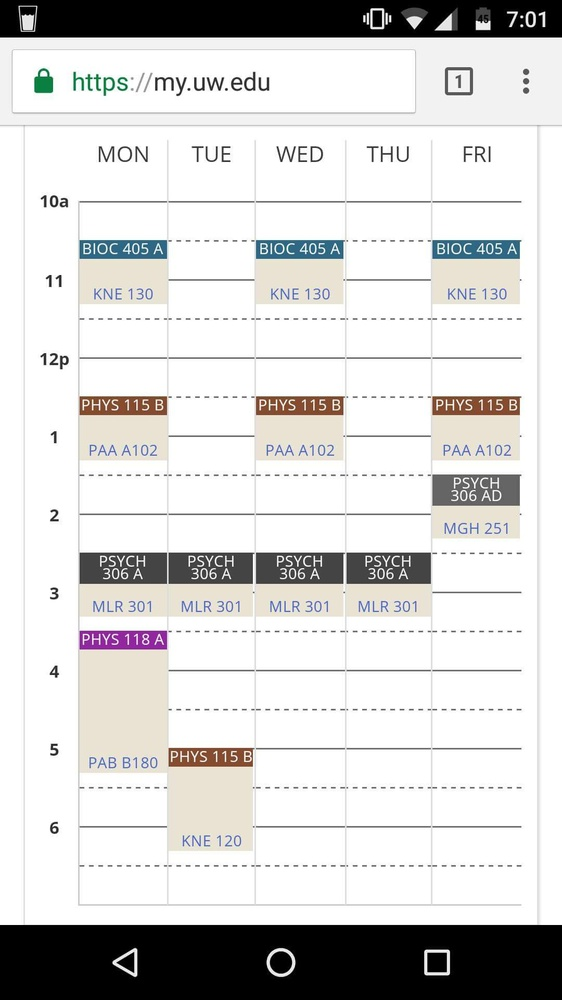
//> input picture opencv/opencv-test/data/schedule.jpg, 562 x 1000 px, shrunk from 1080 x 1920 before the run
$ ./Source   (built with g++ and OpenCV 4)
//> lines starting //> are read from the running program, lines starting //| are printed output that depends on the picture; after the words box and inside, x2 and y2 are one past the last pixel; in counts of white or black regions, pixels touching at a corner belong together
#include "opencv2/imgcodecs.hpp"
#include "opencv2/highgui/highgui.hpp"
#include "opencv2/imgproc/imgproc.hpp"

#include <iostream>
#include <fstream>
#include <unordered_map>
#include <functional>

using namespace cv;
using namespace std;

#define THRESHOLD			15
#define IN_THRESH(x,y)		abs((x) - (y)) < THRESHOLD
#define RANGE_THRESH		30

void drawLine(Mat m, Vec4i line, Scalar color) {
	cv::line(m, Point(line[0], line[1]), Point(line[2], line[3]), color, 3, LINE_AA);
}

Vec4i findLeftEdge(vector<Vec4i> lines, size_t width) {
	vector<Vec4i> desiredLines = vector<Vec4i>();

	// Only verticals on the left quarter of the image
	for (auto line : lines) {
		if (IN_THRESH(line[0], line[2]) && (line[0] < width / 4) && (line[2] < width / 4)) {
			desiredLines.push_back(line);
		}
	}

	Vec4i rightLine = { -1, -1, -1, -1 };

	// Now we want the farthest right but also the longest one
	if (desiredLines.size() > 0) {
		rightLine = desiredLines[0];

		// pick the farthest right
		for (auto l : desiredLines) {
			if (l[0] > rightLine[0]) {
				rightLine = l;
			}
		}

		// choose the longest
		for (auto l : desiredLines) {
			if (IN_THRESH(l[0], rightLine[0])) {
				if ((abs(l[3] - l[1]) > abs(rightLine[3] - rightLine[1]))) {
					rightLine = l;
				}
			}
		}
	}
	return rightLine;
}

Vec4i findTopEdge(vector<Vec4i> lines, Vec4i leftEdge) {
	Vec4i topEdge = { -1, -1, -1, -1 };

	// Find the longest line that shares a point with the left edge
	for (size_t i = 0; i < lines.size(); i++) {
		Vec4i l = lines[i];
		// Horizontal?
		if (IN_THRESH(l[1], l[3])) {
			// Shares point?
			if (IN_THRESH(l[0], leftEdge[2]) && IN_THRESH(l[1], leftEdge[3])) {
				// Is longest?
				if (topEdge[0] >= 0) {
					if (abs(topEdge[2] - topEdge[0]) < abs(l[2] - l[0])) {
						topEdge = l;
					}
				}
				else {
					topEdge = l;
				}
			}
		}
	}

	return topEdge;
}

vector<Vec2i> contoursToRanges(vector<vector<Point>> contours) {
	vector<Vec2i> ranges;
	for (vector<Point> contour : contours) {
		std::sort(contour.begin(), contour.end(), [](Point a, Point b) {
			return a.y < b.y;
		});
		Vec2i range = { contour.front().y, contour.back().y };
		ranges.push_back(range);
	}
	return ranges;
}

uint32_t getHourHeight(Mat timeline) {
	Mat edges;
	Canny(timeline, edges, 50, 200);
	vector<vector<Point>> contours;
	findContours(edges, contours, CV_RETR_LIST, CV_CHAIN_APPROX_SIMPLE);

	// - Go through each of the contours and convert them into high and low Y values
	vector<Vec2i> ranges = contoursToRanges(contours);

	std::sort(ranges.begin(), ranges.end(), [](Vec2i a, Vec2i b) {
		if (a[0] == b[0]) {
			return a[1] < b[1];
		}
		return a[0] < b[0];
	});

	// - Attempt to normalize and combine each of the vertical ranges and eliminate non-timeline elements
	Mat rangesMat = Mat::zeros(edges.size(), CV_8UC3);
	vector<Vec2i> combinedRanges;
	Vec2i combinedRange = ranges[0];
	for (size_t i = 1; i < ranges.size(); i++) {
		Vec2i range = ranges[i];
		// If the range is already contained, no extension needed
		if (range[1] < combinedRange[1]) {
		}
		else if (range[0] < combinedRange[1]) {
			// the ranges overlap, but is it a stray random range?
			if (range[1] - combinedRange[1] < RANGE_THRESH) {
				// nah it's not random let's keep it
				combinedRange[1] = range[1];
			}
			else {
				// it's a stray range, ignore it
			}
		}
		else if (range[0] - combinedRange[1] < RANGE_THRESH) {
			// we extend even though it doesn't overlap
			combinedRange[1] = range[1];
		}
		else {
			// Move on in life
			combinedRanges.push_back(combinedRange);
			drawLine(rangesMat, Vec4i(50, combinedRange[0], 50, combinedRange[1]), Scalar(255, 255, 255));

			combinedRange = range;
		}
	}
	combinedRanges.push_back(combinedRange);
	drawLine(rangesMat, Vec4i(50, combinedRange[0], 50, combinedRange[1]), Scalar(255, 255, 255));

	// - Finally, average out the distances between consecutive contours (top value to top value) and use as hour height

	// Ignore the zeroeth range because that's the one cut in half
	uint32_t hourHeightSum = 0;
	for (size_t i = 1; i < combinedRanges.size() - 1; i++) {
		hourHeightSum += (combinedRanges[i + 1] - combinedRanges[i])[0];
	}

	return hourHeightSum / (combinedRanges.size() - 2);
}

void processDay(Mat daySchedule, uint32_t dayIndex, uint32_t hourHeight) {
	Mat dsGray = daySchedule;
	cvtColor(daySchedule, dsGray, CV_BGR2GRAY);

	// Threshold and cancel out inconsistencies in the left and right edges
	Mat thresh;
	threshold(dsGray, thresh, 240, 255, THRESH_BINARY_INV);
	rectangle(thresh, Point(0, 0), Point(thresh.cols / 10, thresh.rows), Scalar(0, 0, 0), CV_FILLED);
	rectangle(thresh, Point((int)(thresh.cols * 0.9), 0), Point(thresh.cols, thresh.rows), Scalar(0, 0, 0), CV_FILLED);

	// Find contours in the day's schedule
	vector<vector<Point>> contours;
	vector<Vec4i> hierarchy;
	findContours(thresh, contours, hierarchy, CV_RETR_EXTERNAL, CHAIN_APPROX_NONE);
	vector<Vec2i> ranges = contoursToRanges(contours);
	vector<Vec2i> classRanges;

	Mat contoursMat = Mat::zeros(thresh.size(), CV_8UC3);
	for (size_t i = 0; i < contours.size(); i++)
	{
		Vec2i range = ranges[i];

		// If range is big enough, draw it
		if (range[1] - range[0] > hourHeight / 6) {
			classRanges.push_back(range);

			Scalar color = Scalar(0, 255, 0);
			drawContours(contoursMat, contours, i, color, 10, 8, hierarchy, 0);
		}
	}
	imwrite("../data/contour" + to_string(dayIndex) + ".jpg", contoursMat);

	vector<Mat> classMats;
	// Extract the classes from daySchedule
	for (size_t i = 0; i < classRanges.size(); i++) {
		Vec2i range = classRanges[i];

		Mat classMat = daySchedule(Range(range[0], range[1]), Range(0, daySchedule.cols));
		imwrite("../data/" + to_string(dayIndex) + "-" + to_string(i) + ".jpg", classMat);
		classMats.push_back(classMat);
	}

	ofstream classFile;
	classFile.open(to_string(dayIndex) + ".txt");
	classFile << "Day " << dayIndex << endl;
	for (auto classMat : classMats) {
		// Convert Mat to text
	}
}

int main(int argc, char** argv)
{
	string filename = "../data/schedule.jpg";
	Mat src = imread(filename);
//> src is the input picture: 1000 rows x 562 cols, CV_8UC3; mean B, G, R 210.9, 212, 212.7
	if (src.empty())
	{
		cout << "can't open " << filename << endl;
		return -1;
	}

	// Convert to gray
	Mat gray = src;
	cvtColor(src, gray, COLOR_BGR2GRAY);
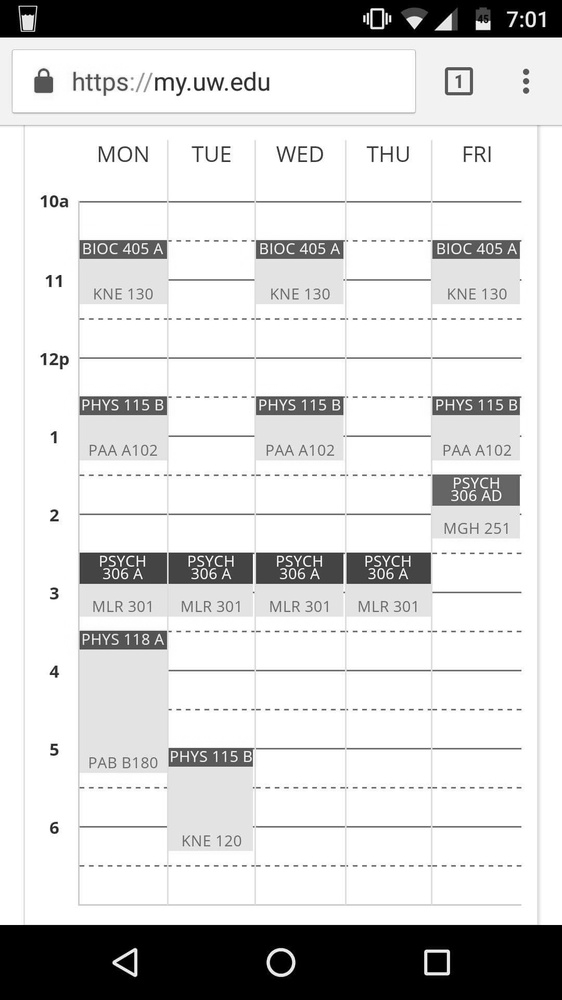
//> gray: 1000 rows x 562 cols, CV_8UC1; min 0, max 255, mean 212.1

	// Detect edges
	Mat edges;
	Canny(gray, edges, 50, 200);
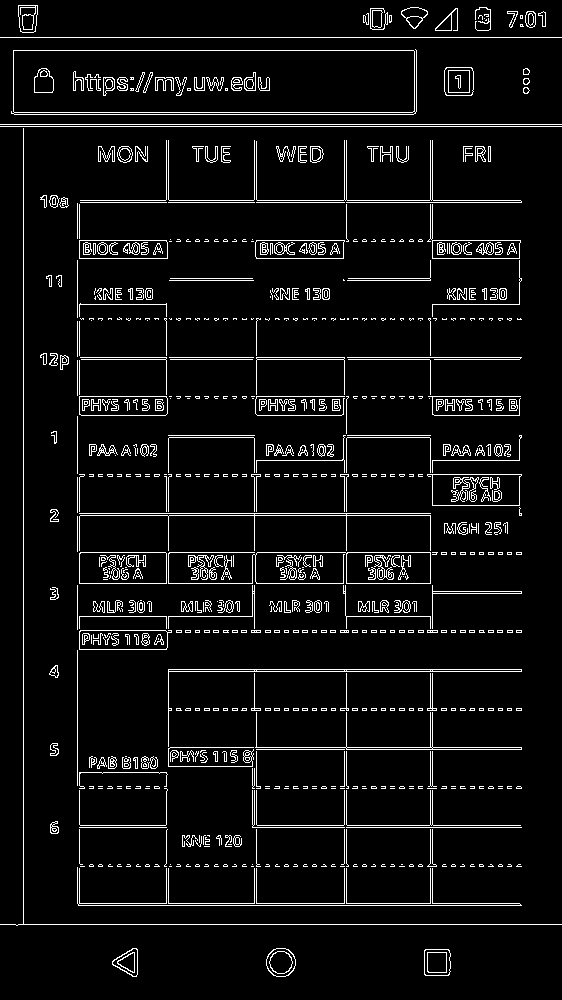
//> edges: 1000 rows x 562 cols, CV_8UC1; 6.1% white in thin lines or dots

	// Set up "output" matrix
	Mat output;
	// We want it BGR so that we can draw colored lines on it
	cvtColor(edges, output, COLOR_GRAY2BGR);
//> output: 1000 rows x 562 cols, CV_8UC3; 6.1% white in thin lines or dots

	// Detect lines from edges
	vector<Vec4i> lines;
	HoughLinesP(edges, lines, 1, CV_PI / 180, 50, 150, 10);
//> lines = 50 lines (x1, y1, x2, y2), first 8: [23, 924, 23, 112], [0, 126, 561, 126], [430, 905, 430, 669], [0, 124, 561, 124], [0, 37, 561, 37], [13, 50, 416, 50], [0, 924, 561, 924], [80, 357, 521, 357]

	// Find the left edge of our schedule area
	Vec4i leftEdge = findLeftEdge(lines, edges.cols);
//> the loop in findLeftEdge, `for (auto line : lines)` made 50 passes
//> line on passes 1 to 12: [23, 924, 23, 112], [0, 126, 561, 126], [430, 905, 430, 669], [0, 124, 561, 124], [0, 37, 561, 37], [13, 50, 416, 50], [0, 924, 561, 924], [80, 357, 521, 357], [78, 905, 521, 905], [80, 200, 520, 200], [80, 552, 521, 552], [346, 903, 346, 669]
//> in findLeftEdge, `rightLine = desiredLines[0];`: rightLine = [23, 924, 23, 112]
//> the loop in findLeftEdge, `for (auto l : desiredLines)` made 1 pass
//> leftEdge = [23, 924, 23, 112]
	if (leftEdge[0] < 0) {
		return -1;
	}
	drawLine(output, leftEdge, Scalar(0, 0, 255));
	cout << "Found left edge: " << leftEdge << endl;
//| Found left edge: [23, 924, 23, 112]

	// Find the top edge of our schedule area
	Vec4i topEdge = findTopEdge(lines, leftEdge);
//> the loop in findTopEdge, `for (size_t i = 0; i < lines.size(); i++)` made 50 passes
//> topEdge on pass 13: [11, 112, 415, 112]
//> topEdge = [11, 112, 415, 112]
	if (topEdge[0] < 0) {
		return -1;
	}
	drawLine(output, topEdge, Scalar(255, 0, 0));
//> call 2 of drawLine, with line = [11, 112, 415, 112], color = Scalar(255)
//> in drawLine (call 2), `cv::line(m, Point(line[0], line[1]), Point(line[2], line[3]), color, 3..`:
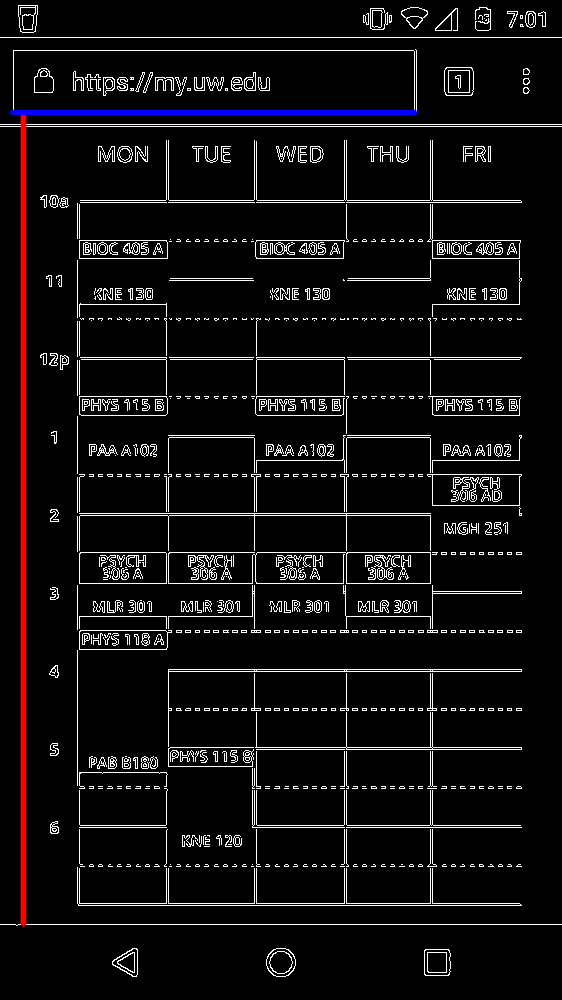
//> m: 1000 rows x 562 cols, CV_8UC3; mean B, G, R 15.7, 14.7, 16.7
	cout << "Found top edge: " << topEdge << endl;
//| Found top edge: [11, 112, 415, 112]

	// Cut out the part of the schedule we care about
	Mat sched = src(Range(leftEdge[3], leftEdge[1]), Range(topEdge[0], topEdge[2]));
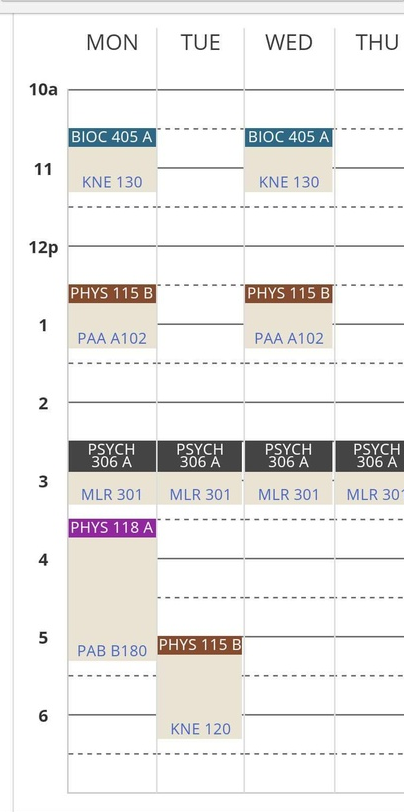
//> sched: 812 rows x 404 cols, CV_8UC3; mean B, G, R 234.8, 236.1, 237.4
	//imwrite("../data/sched.jpg", sched);

	// Figure out how tall an hour is
	Mat timeline = edges(Range(leftEdge[3], leftEdge[1]), Range(0, topEdge[0]));
	uint32_t hourHeight = getHourHeight(timeline);
//> in getHourHeight, `findContours(edges, contours, CV_RETR_LIST, CV_CHAIN_APPROX_SIMPLE);`: contours = 2 contours, all with area under 20
//> the loop in contoursToRanges, `for (vector<Point> contour : contours)` made 2 passes
//> in getHourHeight, `vector<Vec2i> ranges = contoursToRanges(contours);`: ranges = 2 items: [15, 15], [11, 11]
//> in getHourHeight, `std::sort(ranges.begin(), ranges.end(), [](Vec2i a, Vec2i b) { if (a[0..`: ranges = 2 items: [11, 11], [15, 15]
//> in getHourHeight, `Vec2i combinedRange = ranges[0];`: combinedRange = [11, 11]
//> the loop in getHourHeight, `for (size_t i = 1; i < ranges.size(); i++)` made 1 pass
//> in getHourHeight, `combinedRanges.push_back(combinedRange);`: combinedRanges = 1 item: [11, 15]
//> after the loop in getHourHeight, `for (size_t i = 1; i < combinedRanges.size() - 1; i++)`: hourHeightSum = 0
//> hourHeight = 0
	cout << "Found hour height: " << hourHeight << endl;
//| Found hour height: 0

	// Process the schedule day by day; for now assume all 5 days are in the schedule
	for (size_t i = 0; i < 5; i++) {
		Mat daySchedule = sched(Range(0, sched.rows), Range(i * sched.cols / 5, (i + 1) * (sched.cols / 5)));
		imwrite("../data/day" + to_string(i) + ".jpg", daySchedule);

		// TODO: process
		processDay(daySchedule, i, hourHeight);
		//break;
	}
//> this loop made 5 passes
//> pass 1, `Mat daySchedule = sched(Range(0, sched.rows), Range(i * sched.cols / 5..`:
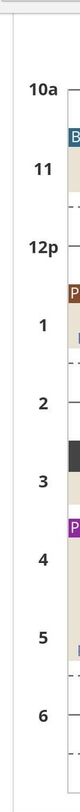
//> daySchedule: 812 rows x 80 cols, CV_8UC3; mean B, G, R 246, 246.5, 247
//> pass 1, in processDay, `threshold(dsGray, thresh, 240, 255, THRESH_BINARY_INV);`:
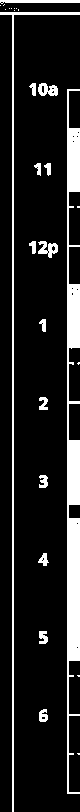
//> thresh: 812 rows x 80 cols, CV_8UC1; 13% white; 28 white regions (13 under 20 px), largest, box (x1, y1, x2, y2) and area: (67, 89, 80, 794) 5260, (0, 12, 80, 812) 1834, (0, 0, 80, 4) 239
//> pass 1, in processDay, `imwrite("../data/contour" + to_string(dayIndex) + ".jpg", contoursMat);`:
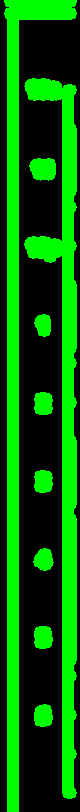
//> saved as contour0.jpg: 812 rows x 80 cols, CV_8UC3; mean B, G, R 0, 97.8, 0

	//imwrite("../data/output.jpg", output);
	waitKey();
	return 0;
}
